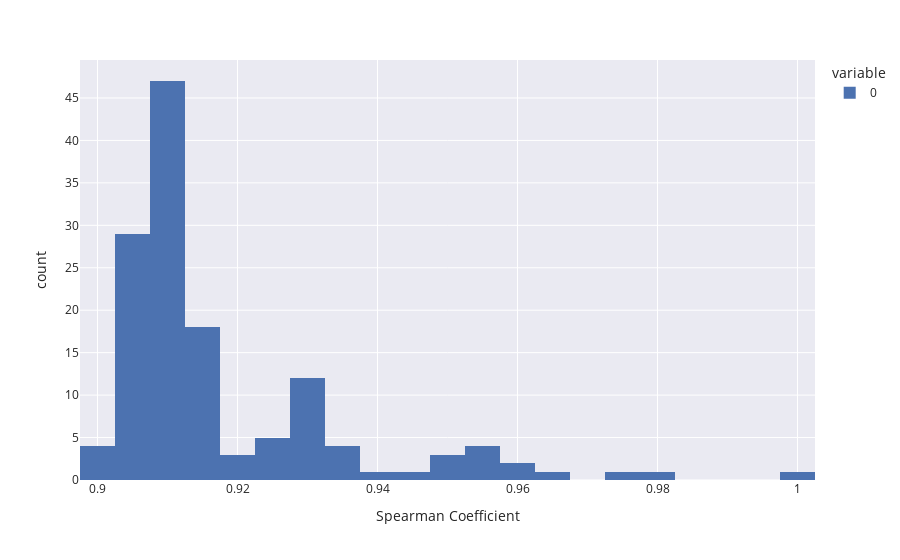

The notebook cell saved with this chart:
### Code cell
#Calculating spearman correlation between insulin group (31) and every other group
spearman_tests = []
for i in range(len(representative_matr)):
    insulin_flat = np.ndarray.flatten(representative_matr[31][0])
    spearman_temp = []
    i_flat = np.ndarray.flatten(representative_matr[i][0])

    temp_test, temp_pval = spearmanr(insulin_flat, i_flat, alternative='greater')


    spearman_tests.append([31, i, 'Group ' + str(31), 'Group ' + str(i), temp_test, np.round(temp_pval,8)])

#Plot histogram of correlations with insulin group
px.histogram([item[-2] for item in spearman_tests], nbins= 50,labels={'value':'Spearman Coefficient'} ,template='seaborn')

### Figure 1 — Plotly figure (JSON) as saved in the notebook; plotly's stock layout.template omitted (floating-point values rounded to 4 significant figures; data arrays with more than 128 entries replaced by an {"elided": "..."} marker saying what was removed)
{"data": [{"alignmentgroup": "True", "bingroup": "x", "hovertemplate": "variable=0<br>Spearman Coefficient=%{x}<br>count=%{y}<extra></extra>", "legendgroup": "0", "marker": {"color": "rgb(76,114,176)", "pattern": {"shape": ""}}, "name": "0", "nbinsx": 50, "offsetgroup": "0", "orientation": "v", "showlegend": true, "type": "histogram", "x": {"elided": "137 float values"}, "xaxis": "x", "yaxis": "y"}], "layout": {"barmode": "relative", "legend": {"title": {"text": "variable"}, "tracegroupgap": 0}, "margin": {"t": 60}, "xaxis": {"anchor": "y", "domain": [0, 1], "title": {"text": "Spearman Coefficient"}}, "yaxis": {"anchor": "x", "domain": [0, 1], "title": {"text": "count"}}}}
